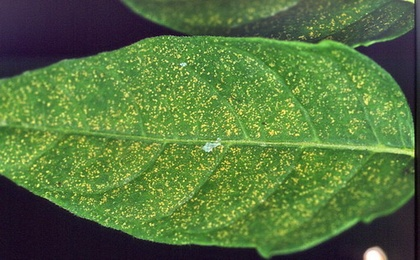
%> input picture injured/Exercise07/ailanthusaltissima_otc02.jpg, 420 x 260 px, shrunk from 500 x 310 before the run
$ octave ex07.m   (GNU Octave 9; MATLAB toolbox functions it lacks are replaced by stand-ins)
%> lines starting %> are read from the running program, lines starting %| are printed output that depends on the picture; in (x1, y1, x2, y2) boxes, pixels count from 0 and x2, y2 are one past the last pixel; in counts of white or black regions, pixels touching at a corner belong together; the program's own positions count from 1
clc; clear all; close all;


A=imread('ailanthusaltissima_otc02.jpg');
%> A is the input picture: size 260x420x3 uint8; mean R, G, B 86.1, 116.9, 61.6

AR=A(:,:,1);
AG=A(:,:,2);
AB=A(:,:,3);
figure,imshow(A);

figure,imhist(AR);
title('Red histogram');
%> figure, not shown here; highest point at x = 88, y = 1692
figure,imhist(AG);
title('Green histogram');
%> figure, not shown here; highest point at x = 139, y = 1414

figure, imhist(AB);

title('Blue histogram');
%> figure, not shown here; highest point at x = 59, y = 2358


Agray=rgb2gray(A);
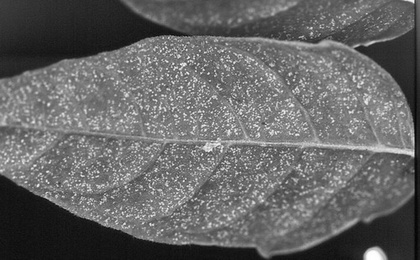
%> Agray: size 260x420 uint8; min 3, max 255, mean 101.4
figure,imshow(Agray);
%
%  mean2, std2

Igray=Agray;
 level = graythresh(Igray);
%> level = 0.314
BW = im2bw(Igray,level);
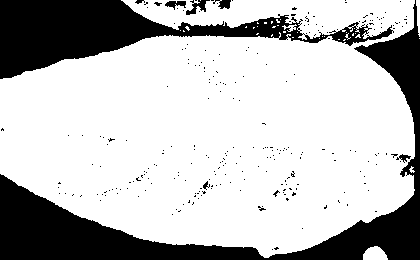
%> BW: size 260x420 logical; 74% white; 252 black regions (244 under 20 px), largest, box (x1, y1, x2, y2) and area: (0, 0, 420, 260) 16273, (0, 0, 394, 79) 11196, (186, 0, 210, 15) 151
figure,imshow(BW)


[IDX,C] = kmeans(BW,2);
%> IDX = 260 values, max 2 at index 60, min 1 at index 1, mean 1.6; C = 420 columns, first 8: [0 0 0 0 0 0 0 0; 0.609 0.603 0.603 0.609 0.628 0.635 0.635 0.641]


 ARmean=mean2(AR)
%> ARmean = 86.07

 ARstd=std2(AR)
%> ARstd = 29.2


 AGmean=mean2(AG)
%> AGmean = 116.9

 AGstd=std2(AG)
%> AGstd = 35.43


 ABmean=mean2(AB)
%> ABmean = 61.57

 ABstd=std2(AB)
%> ABstd = 19.37


 Greens=[];
 [m,n]=size(Igray);
%> m = 260; n = 420

 BW=imcomplement(BW);
 figure,imshow(BW);

 for i=1: m
     for j=1:n

         if BW(i,j)==1
             Greens=[Greens AG(i,j)];
         end

     end
 end


 SE = ones(5);
BW2 = imdilate(BW,SE);
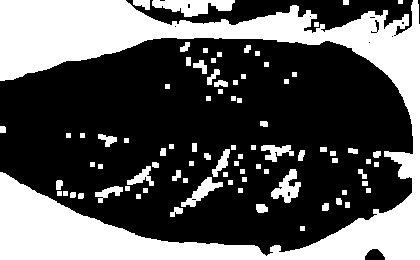
%> BW2: size 260x420 logical; 35.4% white; 85 white regions, largest, box (x1, y1, x2, y2) and area: (0, 0, 420, 260) 32949, (152, 0, 235, 17) 879, (271, 169, 301, 203) 494
increase = (bwarea(BW2) - bwarea(BW))/bwarea(BW)
%> increase = 0.355


bwarea(BW)
%> ans = 28572.5
bwarea(BW2)
%> ans = 38713.9

figure,imshow(BW2)

% % % bwconncomp computes connected components, as shown in the example:

 cc = bwconncomp(BW)
%> cc = 252 connected components

 labeled = labelmatrix(cc);
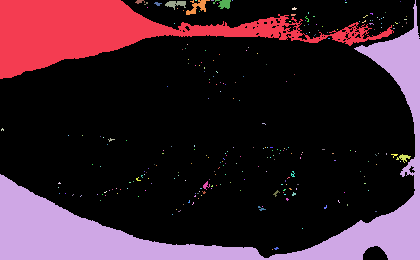
%> labeled: size 260x420 uint8; 253 distinct labels, from 0 to 252; one colour per label, 0 black


% % %  Create a pseudo-color image, where the label identifying each object
% % %  in the label matrix maps to a different color in the associated colormap matrix.
% % %  Use label2rgb to choose the colormap, the background color, and how objects
% % %  in the label matrix map to colors in the colormap:


RGB_label = label2rgb(labeled, @copper, 'c', 'shuffle');
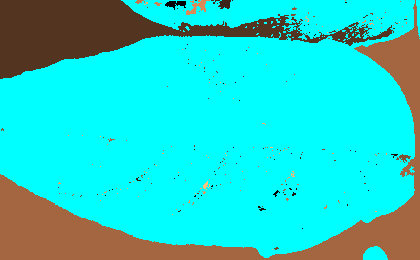
%> RGB_label: size 260x420x3 uint8; mean R, G, B 34.1, 209.9, 202.2
imshow(RGB_label,'InitialMagnification','fit')
%%%%%%%%%%%%%%%%%%%%%%%%%%%%%%%%%%%%%%%%%%%%%%%%%%%%%%%%%%%%%%%%%%%%%%%%%%%%%
%%%%%%%%%%%%%%%%%%%%%%%%%%%%%%%%%%%%%%%%%%%%%%%%%%%%%%%%%%%%%%%%%%%%%%%%%%%%%%
%%%%%%%%%%%%%%%%%%%%%%Multi threshold segmentation works very
%%%%%%%%%%%%%%%%%%%%%%well%%%%%%%%%%%%%%%%%%%%%%%%%%%%%%%%%%%%%%%%%%%%%%%%%%%%

 thresh = multithresh(Agray,2);
%> thresh = [70 134]

seg_I = imquantize(Agray,thresh); % Apply the thresholds to obtain segmented image
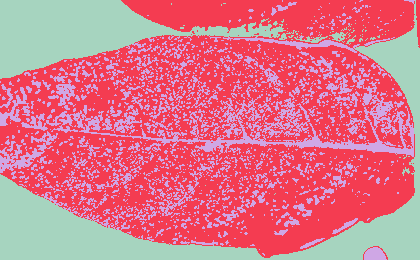
%> seg_I: size 260x420 double; 3 distinct labels, from 1 to 3; one colour per label, 0 black

RGB = label2rgb(seg_I); 	 % convert to color image


[qq,pp]=size(seg_I);
%> qq = 260; pp = 420


Greencluster1=[];
Greencluster2=[];
Greencluster3=[];

for i=1:qq
    for j=1:pp

        if seg_I(i,j)==1
              Greencluster1=[Greencluster1 AG(i,j)];
        end

        if seg_I(i,j)==2
              Greencluster2=[Greencluster2 AG(i,j)];
        end

        if seg_I(i,j)==3
              Greencluster3=[Greencluster3 AG(i,j)];
        end
    end
end


injury=size(Greencluster3,2)/(size(Greencluster2,2)+size(Greencluster3,2))*100
%> injury = 26.81


figure;
imshowpair(Agray,RGB,'montage');  % display images side-by-side
axis off;
title('Original Image                               RGB Segmented Image')


 BW11 = edge(Agray,'sobel');
%> BW11: size 260x420 logical; 5.1% white in thin lines or dots
BW21 = edge(Agray,'canny');
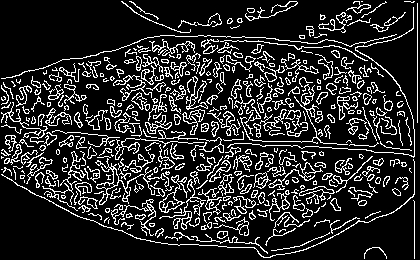
%> BW21: size 260x420 logical; 16.6% white in thin lines or dots
figure,imshow(BW11)
figure, imshow(BW21)

 GreenArea=size(Greens,2)/(m*n)
%> GreenArea = 0.26

 print ('Green Area ');
